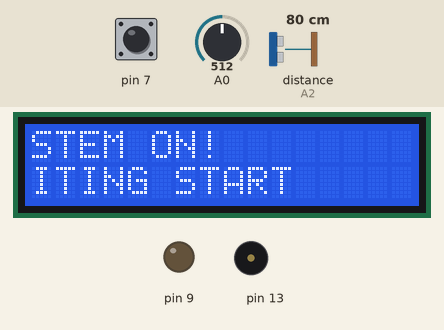
The sketch below on a simulated Arduino Uno, built with avr-gcc and run on an emulated ATmega328P. Shown: 16×2 character LCD, output pins drawn as LEDs (lit = HIGH), buzzer (waves = sounding). The inputs (shaded band) are chosen by the test bench; at power-on: pin 7 HIGH, A0 = 512, distance to the obstacle (sensor on A2) 80 cm. The echo pulse lasts 58.3 µs per cm; pins used as bus, display or sensor lines are not drawn; what the sketch prints to the serial monitor is not drawn.

Above: at 1.2 s.
1.3 s: pin 7 pulled LOW for 0.15 s
At 2.7 s:
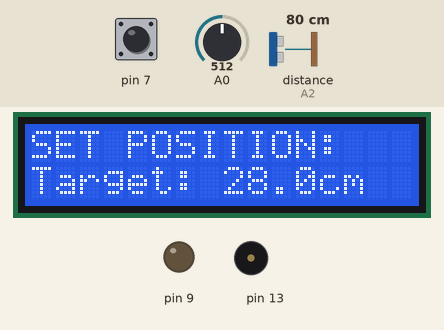
3.1 s: pin 7 pulled LOW for 1 s
At 4.7 s:
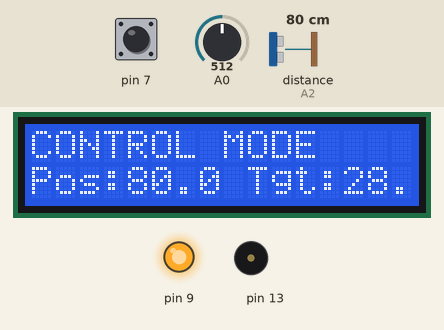
5.6 s: pin 7 pulled LOW for 0.15 s
At 5.81 s:
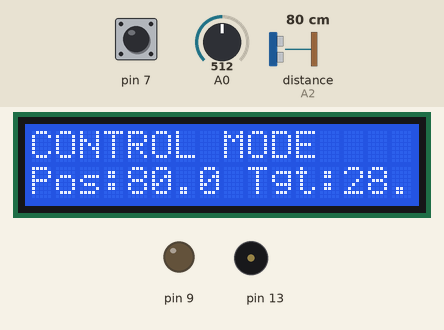
7.5 s: A0 set to 716
At 8.7 s:
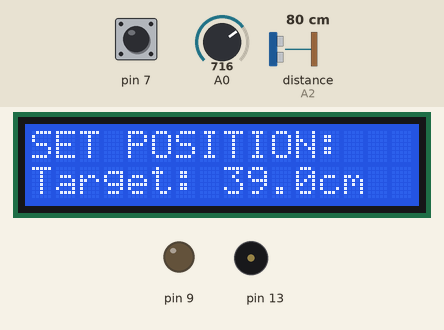
9.0 s: pin 7 pulled LOW for 1 s
At 9.8 s:
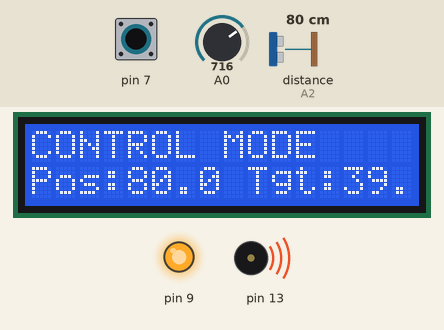
11.5 s: distance to the obstacle (sensor on A2) set to 35 cm
At 13.8 s:
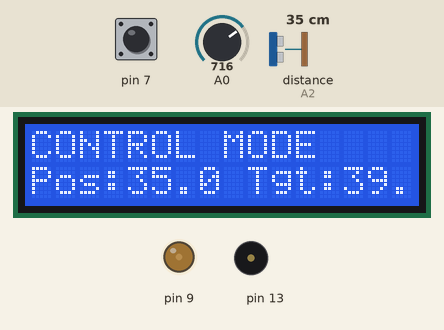
Timing chart, 0 to 15.3 s (numbered marks = the images above; inputs shaded):
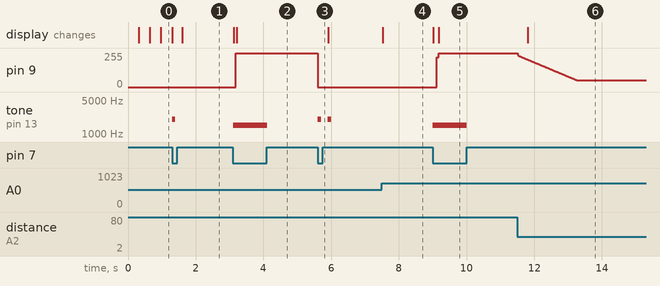

Measured:
- after the input at 1.3 s, tone on pin 13: silent → 2000 Hz at once, → silent 0.10 s later; the display: first changes at once (image 1 shows a later state)
- after the input at 3.1 s, pin 9: 0/255 → 255/255 after 0.08 s; tone on pin 13: silent → 1500 Hz at once, → silent 1.0 s later; the display: first changes at once (image 2 shows a later state)
- after the input at 5.6 s, pin 9: 255/255 → 0/255 at once; tone on pin 13: alternates 2000 Hz for 0.10 s and silent for 0.20 s, 4 changes in all, then stays silent, starting at once
- after the input at 7.5 s, the display: changes at once (image 4)
- after the input at 9.0 s, pin 9: 0/255 → 222/255 after 0.12 s, → 255/255 0.06 s later; tone on pin 13: silent → 1500 Hz at once, → silent 1.0 s later; the display: first changes at once (image 5 shows a later state)
- after the input at 11.5 s, pin 9: moves from 255/255 to 50/255 over 1.8 s, starting at once; the display: changes after 0.31 s (image 6)

The sketch:

CPP_2025.ino
```cpp
#include <LiquidCrystal.h>  // Include the LiquidCrystal library for LCD display

// Pin definitions for the system hardware components
struct Pins {
    static const int LCD_RS = 12, LCD_EN = 11, LCD_D4 = 5, LCD_D3 = 4, LCD_D2 = 3, LCD_D1 = 2;  // LCD pin connections
    static const int BUTTON = 7;   // Push button pin
    static const int BUZZER = 13;  // Buzzer pin
    static const int POT = A0;     // Potentiometer pin (analog input)
    static const int MOTOR = 9;    // Motor pin (PWM output)
    static const int TRIG = A1;    // Ultrasonic sensor trigger pin
    static const int ECHO = A2;    // Ultrasonic sensor echo pin
};

// PID (Proportional, Integral, Derivative) control configuration
struct PIDConfig {
    static constexpr float KP = 4;  // Proportional constant
    static constexpr float KI = 1.5;  // Integral constant
    static constexpr float KD =1;  // Derivative constant
    static constexpr float SAMPLE_TIME = 0.05;  // Time interval for PID calculation
    static constexpr float MAX_INTEGRAL = 255.0;  // Maximum allowable integral value
    static constexpr int OUTPUT_MIN = 50;  // Minimum output value
    static constexpr int OUTPUT_MAX = 255;  // Maximum output value
};

// Timing constants for debounce, display updates, and control intervals
struct Timing {
    static const unsigned long DEBOUNCE_DELAY = 50;  // Button debounce delay (milliseconds)
    static const unsigned long DISPLAY_UPDATE = 320;  // LCD display update interval (milliseconds)
    static const unsigned long CONTROL_INTERVAL = 1;  // Control update interval (milliseconds)
    static const unsigned long SERIAL_UPDATE = 50;  // Serial update interval (milliseconds)
};

// Enumeration for different system modes
enum class Mode { INIT, SET_POSITION, CONTROL };  // Mode for the system (INIT, SET_POSITION, CONTROL)

/***** class PositionController
* Purpose
*   Controls and maintains the position of a motor-driven system using PID control
*   and ultrasonic distance sensing. Provides user interface through LCD display
*   and button inputs for mode selection and target position setting.
*
* Specifiers
*   - LCD display interface for user feedback and system status
*   - PID control parameters (KP, KI, KD) for position regulation
*   - Timing constants for debounce, display updates, and control intervals
*   - Mode selection (INIT, SET_POSITION, CONTROL) for system operation states
*
* Methods
*   - begin() initializes system hardware and displays welcome message
*   - update() handles main control loop, mode switching, and display updates
*
* Hardware
*   - LCD Display (16x2)
*   - Ultrasonic sensor (HC-SR04)
*   - DC motor with PWM control
*   - Push button for mode selection
*   - Potentiometer for setpoint input
*   - Buzzer for audio feedback
*
* Software
*   - Uses Arduino LiquidCrystal library
*   - Implements PID control algorithm
*   - Includes debounce handling for button input
*   - Features serial communication for debugging
********/

class PositionController {
private:
    LiquidCrystal lcd;  // LCD object
    Mode currentMode;  // Current mode of the system
    float setpoint, lastError, integral, currentError, motorOutput;  // PID control variables
    bool firstTimeInMode, buttonPressed, buttonWasPressed;  // Control flags for button and mode transitions
    unsigned long lastButtonTime, lastDisplayTime, lastControlTime, lastSerialTime;  // Timing variables for various updates

    // Update button state with debounce handling
    void updateButton(unsigned long currentTime) {
        bool currentButtonState = (digitalRead(Pins::BUTTON) == LOW);  // Check if button is pressed (LOW means pressed)
        if (currentTime - lastButtonTime >= Timing::DEBOUNCE_DELAY) {  // Check if enough time has passed for debounce
            if (currentButtonState && !buttonPressed && !buttonWasPressed) {
                buttonPressed = true;
                buttonWasPressed = true;
                lastButtonTime = currentTime;
                switchMode();  // Switch to the next mode
            } else if (!currentButtonState && buttonWasPressed) {
                buttonPressed = false;
                buttonWasPressed = false;
                lastButtonTime = currentTime;
            }
        }
    }

    // PID control function to calculate motor output based on the current position
    float calculatePID(float currentPosition) {
        float error = currentPosition - setpoint;  // Error between setpoint and current position
        currentError = error;
        float proportional = PIDConfig::KP * error;  // Proportional term
        integral += PIDConfig::KI * error * PIDConfig::SAMPLE_TIME;  // Integral term
        integral = constrain(integral, -PIDConfig::MAX_INTEGRAL, PIDConfig::MAX_INTEGRAL);  // Limit integral to prevent wind-up
        float derivative = PIDConfig::KD * (error - lastError) / PIDConfig::SAMPLE_TIME;  // Derivative term
        lastError = error;  // Update last error for the next calculation
        float output = proportional + integral + derivative;  // Calculate the total motor output
        motorOutput = constrain(output, PIDConfig::OUTPUT_MIN, PIDConfig::OUTPUT_MAX);  // Ensure output is within allowable range
        return motorOutput;
    }

    // Read the position from the ultrasonic sensor
    float readPosition() {
        digitalWrite(Pins::TRIG, LOW);  // Set trigger low
        delayMicroseconds(2);  // Wait for 2 microseconds
        digitalWrite(Pins::TRIG, HIGH);  // Send trigger pulse
        delayMicroseconds(10);  // Wait for 10 microseconds
        digitalWrite(Pins::TRIG, LOW);  // Set trigger low again
        long duration = pulseIn(Pins::ECHO, HIGH, 30000);  // Measure echo pulse duration
        if (duration == 0 || duration > 30000) return -1;  // If no valid duration, return -1
        return constrain(duration * 0.0343 / 2, 2, 400);  // Convert duration to distance in cm
    }

    // Read potentiometer value and map it to a desired range (0-55cm)
    float readPotentiometer() {
        long sum = 0;
        for (int i = 0; i < 5; i++) {
            sum += analogRead(Pins::POT);  // Read analog value from potentiometer
            delay(1);  // Short delay to avoid noise
        }
        return map(sum / 5, 0, 1023, 0, 56);  // Average the readings and map to range 0-55 cm
    }

    // Send serial data for debugging (position, setpoint, error, and motor output)
    void sendSerialData(float currentPosition) {
        Serial.print(currentPosition);
        Serial.print(",");
        Serial.print(setpoint);
        Serial.print(",");
        Serial.print(currentError);
        Serial.print(",");
        Serial.println(motorOutput);
    }

    // Switch between different system modes (INIT -> SET_POSITION -> CONTROL ->SET_POSITION)
    void switchMode() {
        firstTimeInMode = true;
        switch (currentMode) {
            case Mode::INIT: currentMode = Mode::SET_POSITION; shortBeep(); break;  // Switch to SET_POSITION mode
            case Mode::SET_POSITION:
                currentMode = Mode::CONTROL;
                setpoint = readPotentiometer();  // Set the setpoint from potentiometer
                resetPIDVariables();  // Reset PID variables
                longBeep();  // Long beep to signal transition
                break;
            case Mode::CONTROL: currentMode = Mode::SET_POSITION; analogWrite(Pins::MOTOR, 0); doubleBeep(); break;  // Stop motor and switch back to SET_POSITION mode
        }
        lcd.clear();  // Clear the LCD after switching modes
    }

    // Reset all PID variables to their initial state
    void resetPIDVariables() {
        lastError = 0;
        integral = 0;
        currentError = 0;
        motorOutput = 0;
    }

    // Show the initial welcome message on the LCD
    void showWelcomeMessage() {
        lcd.clear();
        lcd.setCursor(1, 0);
        lcd.print("SYSTEM ON!");  // Display system status
        lcd.setCursor(1, 1);
        lcd.print("WAITING START");  // Display message prompting to start
    }

    // Play a short beep using the buzzer
    void shortBeep() { tone(Pins::BUZZER, 2000, 100); }
    // Play a long beep using the buzzer
    void longBeep() { tone(Pins::BUZZER, 1500, 1000); }
    // Play a double beep using the buzzer
    void doubleBeep() {
        tone(Pins::BUZZER, 2000, 100);
        delay(300);
        tone(Pins::BUZZER, 2000, 100);
    }

public:
    // Constructor to initialize variables
    PositionController()
        : lcd(Pins::LCD_RS, Pins::LCD_EN, Pins::LCD_D4, Pins::LCD_D3, Pins::LCD_D2, Pins::LCD_D1),
          currentMode(Mode::INIT), setpoint(0), lastError(0), integral(0), currentError(0), motorOutput(0),
          firstTimeInMode(true), buttonPressed(false), buttonWasPressed(false) {
    }

    // Initialize the system (pins, LCD, and serial communication)
    void begin() {
        pinMode(Pins::TRIG, OUTPUT);  // Set the trigger pin as output
        pinMode(Pins::ECHO, INPUT);   // Set the echo pin as input
        pinMode(Pins::BUTTON, INPUT_PULLUP);  // Enable internal pull-up for the button
        pinMode(Pins::BUZZER, OUTPUT);  // Set the buzzer pin as output
        pinMode(Pins::MOTOR, OUTPUT);  // Set the motor pin as output
        lcd.begin(16, 2);  // Initialize the LCD with 16x2 dimensions
        Serial.begin(9600);  // Start serial communication for debugging
        showWelcomeMessage();  // Display the welcome message on the LCD
    }

    // Main update loop to handle the system logic
    void update() {
        unsigned long currentTime = millis();  // Get the current time in milliseconds
        updateButton(currentTime);  // Check for button presses and handle mode switching

        switch (currentMode) {
            case Mode::INIT:
                if (currentTime - lastDisplayTime >= Timing::DISPLAY_UPDATE) {
                    lcd.setCursor(1, 0);
                    lcd.print("SYSTEM ON!");  // Display system status
                    lcd.setCursor(1, 1);
                    lcd.print("WAITING START");  // Prompt user to start
                    lcd.scrollDisplayLeft();  // Scroll display to indicate waiting state
                    lastDisplayTime = currentTime;
                }
                break;

            case Mode::SET_POSITION:
                if (firstTimeInMode) {
                    lcd.clear();
                    lcd.print("SET POSITION:");  // Prompt for setting the position
                    firstTimeInMode = false;
                }
                if (currentTime - lastDisplayTime >= Timing::DISPLAY_UPDATE) {
                    lcd.setCursor(0, 1);
                    lcd.print("Target: ");
                    lcd.print(readPotentiometer(), 1);  // Display target position from potentiometer
                    lcd.print("cm    ");
                    lastDisplayTime = currentTime;
                }
                break;

            case Mode::CONTROL:
                if (firstTimeInMode) {
                    lcd.clear();
                    lcd.print("CONTROL MODE");  // Display control mode
                    firstTimeInMode = false;
                }
                if (currentTime - lastControlTime >= Timing::CONTROL_INTERVAL) {
                    float currentPosition = readPosition();  // Get current position
                    if (currentPosition > 0) {
                        analogWrite(Pins::MOTOR, calculatePID(currentPosition));  // Adjust motor speed using PID
                    }
                    lastControlTime = currentTime;

                    if (currentTime - lastDisplayTime >= Timing::DISPLAY_UPDATE) {
                        lcd.setCursor(0, 1);
                        lcd.print("Pos:");
                        lcd.print(currentPosition, 1);  // Display current position
                        lcd.print(" Tgt:");
                        lcd.print(setpoint, 1);  // Display target position
                        lcd.print("cm    ");
                        lastDisplayTime = currentTime;
                    }

                    if (currentTime - lastSerialTime >= Timing::SERIAL_UPDATE) {
                        sendSerialData(currentPosition);  // Send data to serial monitor
                        lastSerialTime = currentTime;
                    }
                }
                break;
        }
    }
};


// Create a PositionController object to manage the system
PositionController controller;

void setup() {
    controller.begin();  // Initialize the system
}

void loop() {
    controller.update();  // Continuously update the system state
}
```
